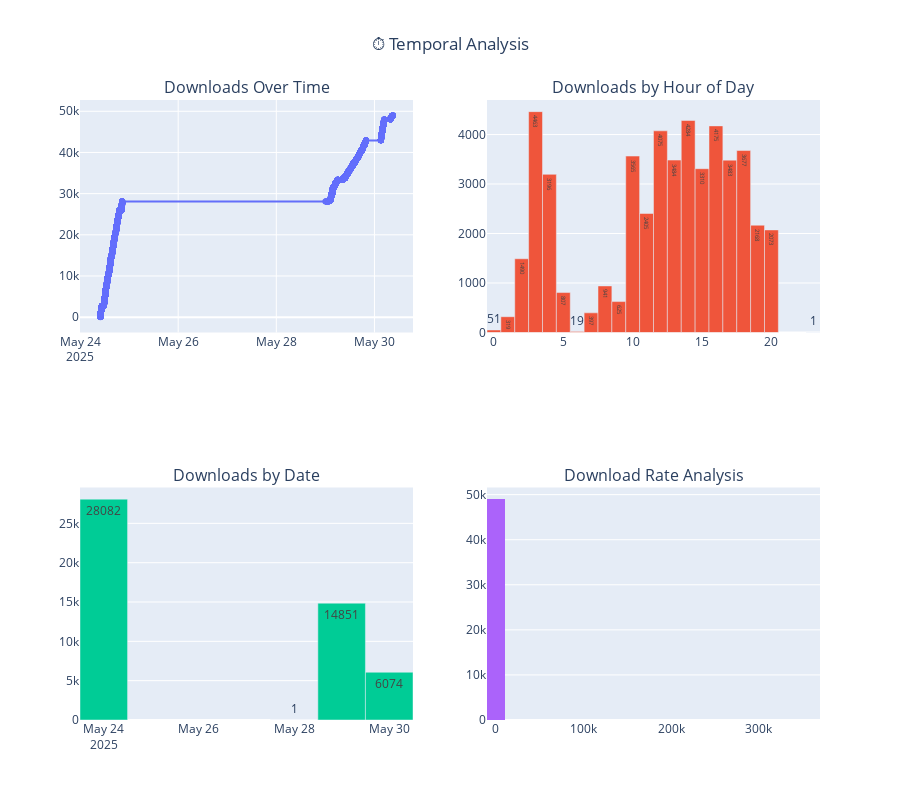

Notebook source saved alongside this figure:
### Code cell
# Basic temporal visualization
if len(temporal_df) > 0:
    plot_temporal_analysis(image_df, use_plotly=True)

### Figure 1 — Plotly figure (JSON) as saved in the notebook; plotly's stock layout.template omitted (floating-point values rounded to 4 significant figures; data arrays with more than 128 entries replaced by an {"elided": "..."} marker saying what was removed)
{"data": [{"mode": "lines+markers", "name": "Cumulative Downloads", "type": "scatter", "x": {"elided": "49008 str values"}, "xaxis": "x", "y": {"elided": "49008 int values"}, "yaxis": "y"}, {"name": "Hourly Downloads", "text": [51.0, 319.0, 1490.0, 4463.0, 3196.0, 807.0, 19.0, 397.0, 941.0, 625.0, 3565.0, 2405.0, 4075.0, 3484.0, 4284.0, 3310.0, 4175.0, 3483.0, 3677.0, 2168.0, 2073.0, 1.0], "textposition": "auto", "type": "bar", "x": [0.0, 1.0, 2.0, 3.0, 4.0, 5.0, 6.0, 7.0, 8.0, 9.0, 10.0, 11.0, 12.0, 13.0, 14.0, 15.0, 16.0, 17.0, 18.0, 19.0, 20.0, 23.0], "xaxis": "x2", "y": [51, 319, 1490, 4463, 3196, 807, 19, 397, 941, 625, 3565, 2405, 4075, 3484, 4284, 3310, 4175, 3483, 3677, 2168, 2073, 1], "yaxis": "y2"}, {"name": "Daily Downloads", "text": [28080.0, 1.0, 14850.0, 6074.0], "textposition": "auto", "type": "bar", "x": ["2025-05-24", "2025-05-28", "2025-05-29", "2025-05-30"], "xaxis": "x3", "y": [28082, 1, 14851, 6074], "yaxis": "y3"}, {"name": "Download Intervals", "nbinsx": 25, "type": "histogram", "x": {"elided": "49007 float values"}, "xaxis": "x4", "yaxis": "y4"}], "layout": {"annotations": [{"font": {"size": 16}, "showarrow": false, "text": "Downloads Over Time", "x": 0.225, "xanchor": "center", "xref": "paper", "y": 1, "yanchor": "bottom", "yref": "paper"}, {"font": {"size": 16}, "showarrow": false, "text": "Downloads by Hour of Day", "x": 0.775, "xanchor": "center", "xref": "paper", "y": 1, "yanchor": "bottom", "yref": "paper"}, {"font": {"size": 16}, "showarrow": false, "text": "Downloads by Date", "x": 0.225, "xanchor": "center", "xref": "paper", "y": 0.375, "yanchor": "bottom", "yref": "paper"}, {"font": {"size": 16}, "showarrow": false, "text": "Download Rate Analysis", "x": 0.775, "xanchor": "center", "xref": "paper", "y": 0.375, "yanchor": "bottom", "yref": "paper"}], "height": 800, "showlegend": false, "title": {"text": "⏱️ Temporal Analysis", "x": 0.5}, "xaxis": {"anchor": "y", "domain": [0, 0.45]}, "xaxis2": {"anchor": "y2", "domain": [0.55, 1]}, "xaxis3": {"anchor": "y3", "domain": [0, 0.45]}, "xaxis4": {"anchor": "y4", "domain": [0.55, 1]}, "yaxis": {"anchor": "x", "domain": [0.625, 1]}, "yaxis2": {"anchor": "x2", "domain": [0.625, 1]}, "yaxis3": {"anchor": "x3", "domain": [0, 0.375]}, "yaxis4": {"anchor": "x4", "domain": [0, 0.375]}}}
